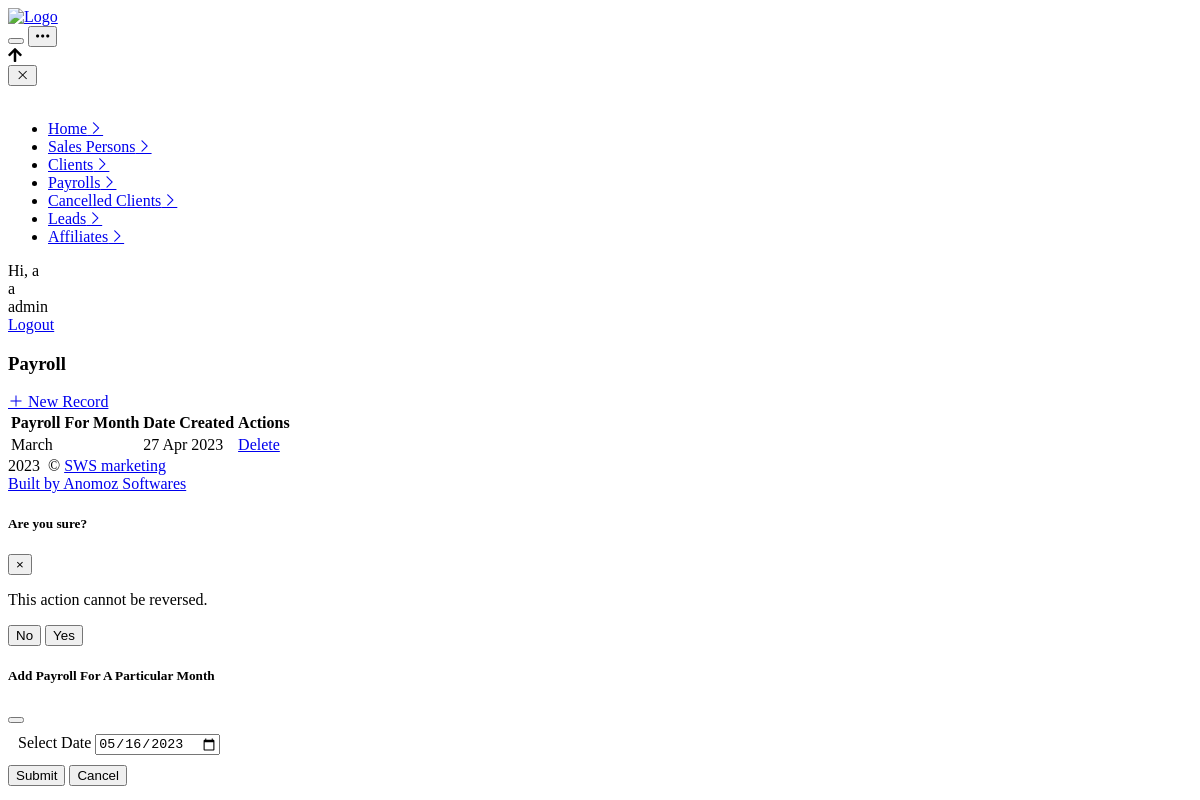
Screenshot of /crm/payrolls.php (signed in) with the database file from the repository.
### tables this page shows
CREATE TABLE `tushantMarketing_admins` (
  `id` varchar(256) NOT NULL,
  `name` varchar(256) DEFAULT '',
  `email` varchar(256) DEFAULT '',
  `password` varchar(256) DEFAULT '',
  `timeAdded` varchar(256) DEFAULT ''
);

CREATE TABLE `tushantMarketing_payrolls` (
  `id` varchar(256) NOT NULL,
  `forMonth` varchar(256) DEFAULT '',
  `timeAdded` varchar(256) DEFAULT '',
  `forMonthTimeStamp` varchar(256) DEFAULT 'None'
);

### crm/global.php (called while the page is built, shortened)
<?php
include_once("database.php");
$g_body_class = "";
if (isset($_SESSION['email']) && isset($_SESSION['password'])){
    $session_password = $_SESSION['password'];
    $session_email =  $_SESSION['email'];
    $query = "SELECT *  FROM tushantMarketing_admins WHERE email='$session_email' AND password='$session_password'";
    $result = $con->query($query);
    if ($result->num_rows > 0){
        while($row = $result->fetch_assoc()){
            $logged=1;
            $session_name = $row['name'];
        }
    }
    else
        $logged=0;
}
else
    $logged=0;
function runQuery($query){
    global $con;
    $result=$con->query($query);
}
function getAll($con,$sql){
    runQuery($sql);
    $result = $con->query($sql);
    $list = array();
    while ($row = mysqli_fetch_assoc($result)){
        $list[] = $row;
    }
    return $list;
}
?>

### crm/payrolls.php (the view, shortened to what this page needs)
<?require("./global.php");
?>
<!DOCTYPE html>
<html lang="en">
	<head>
	    <?require("./includes/views/head.php")?>
	</head>
    <body class="<?echo $g_body_class?>" onload="">
        <?require("./includes/views/header.php")?>
        <div class="kt-grid kt-grid--hor kt-grid--root">
			<div class="kt-grid__item kt-grid__item--fluid kt-grid kt-grid--ver kt-page">
				<div class="kt-grid__item kt-grid__item--fluid kt-grid kt-grid--hor kt-wrapper" id="kt_wrapper">
                    <?require("./includes/views/topmenu.php")?>
                    <div class="kt-body kt-grid__item kt-grid__item--fluid kt-grid kt-grid--hor kt-grid--stretch" id="kt_body">
						<div class="kt-content  kt-grid__item kt-grid__item--fluid kt-grid kt-grid--hor" id="kt_content">
                            <div class="kt-container  kt-grid__item kt-grid__item--fluid">
    			                <div class="kt-portlet kt-portlet--mobile">
                						<div class="kt-portlet__head kt-portlet__head--lg">
                							<div class="kt-portlet__head-label">
                								<h3 class="kt-portlet__head-title">
                								    Payroll
                								</h3>
                							</div>
                							<div class="kt-portlet__head-toolbar">
                								<div class="kt-portlet__head-wrapper">
                									<div class="kt-portlet__head-actions">
                									    <a href="#" data-toggle="modal" data-target="#add_payroll" class="btn btn-brand btn-elevate btn-icon-sm ml-2">
                											<i class="la la-plus"></i>
                											New Record
                										</a>
        										    </div>
                								</div>
                							</div>
                						</div>
                						<div class="kt-portlet__body">
                						    <table class="table table-striped- table-bordered table-hover table-checkable add-search" >
                                                <thead>
                                                    <tr>
                                                       <th>Payroll For Month</th>
                                                       <th>Date Created</th>
                                                       <th>Actions</th>
                                                    </tr>
                                                </thead>
                                                <tbody>
                                                    <?$payrolls=getAll($con,"select * from tushantMarketing_payrolls order by timeAdded desc");
                                                    foreach($payrolls as $row){?>
                                                        <tr>
                                                            <td><?echo $row['forMonth'];?></td>
                                                            <td><?echo date("d M Y",$row['timeAdded'])?></td>
                                                            <td>
                                                                <a href="#" class="btn btn-danger" data-toggle="modal" data-target="#delete_record" data-url="?delete-payroll=<?echo $row['id']?>">Delete</a>
                                                            </td>
                                                        </tr>
                                                    <?}?>
                                                </tbody>
                                            </table>
                                        </div>
                					</div>
							</div>
                        </div>
					</div>
					<?require("./includes/views/footer.php")?>
                </div>
			</div>
		</div>
        <?require("./includes/views/footerjs.php")?>
	</body>
<div class="modal fade" id="add_payroll" tabindex="-1" role="dialog" aria-labelledby="exampleModalLabel" aria-hidden="true">
    	<div class="modal-dialog" role="document" style="max-width: 40%;">
    		<div class="modal-content">
    			<div class="modal-header">
    				<h5 class="modal-title" id="modelTitle">Add Payroll For A Particular Month</h5>
    				<button type="button" class="close" data-dismiss="modal" aria-label="Close">
    				</button>
    			</div>
    			<div class="modal-body">
    				<form class="kt-form" action="" method="Post" enctype="multipart/form-data">
    					<div class="kt-portlet__body">
    					    <div style="padding:10px;">
                                <div class="form-group">
                                    <label>Select Date</label>
                                    <?
                                    $timestamp = strtotime("-1 month");
                                    $timestamp_of_previous_month = strtotime(date("Y-m-d", $timestamp));
                                    ?>
                                    <input type="date" name="forMonth" class="form-control"  value="<?echo date("Y-m-d",$timestamp_of_previous_month);?>" >
                                </div>
                            </div>
        				</div>
    					<div class="kt-portlet__foot text-center">
    						<div class="kt-form__actions">
    							<input type="submit" name="addPayroll" value="Submit" class="btn btn-primary">
    							<button type="button" class="btn btn-secondary" data-dismiss="modal">Cancel</button>
    						</div>
    					</div>
    				</form>
    			</div>
    		</div>
    	</div>
    </div>
</html>

### crm/includes/views/topmenu.php (shortened to what this page needs)
<?$filenameLink = basename($_SERVER['PHP_SELF']);?>
<div id="kt_header" class="kt-header  kt-header--fixed " data-ktheader-minimize="on">
	<div class="kt-container  kt-container--fluid ">
		<button class="kt-header-menu-wrapper-close" id="kt_header_menu_mobile_close_btn"><i class="la la-close"></i></button>
		<div class="kt-header-menu-wrapper kt-grid__item kt-grid__item--fluid" id="kt_header_menu_wrapper">
		    <div id="kt_header_menu" class="kt-header-menu kt-header-menu-mobile ">
			    <div class="col-3 mx-auto my-auto" >
					<div class="" style="width: 200px;">
					</div>
				</div>
				<ul class="kt-menu__nav">
				    <?if($logged==1){?>
					    <li class="kt-menu__item <?if($filenameLink=='home.php'){echo 'kt-menu__item--here';}?>" data-ktmenu-submenu-toggle="click" aria-haspopup="true">
                            <a href="home.php" class="kt-menu__link"><span class="kt-menu__link-text">Home</span><i class="kt-menu__ver-arrow la la-angle-right"></i></a>
                        </li>
                        <li class="kt-menu__item <?if($filenameLink=='salesPersons.php'){echo 'kt-menu__item--here';}?>" data-ktmenu-submenu-toggle="click" aria-haspopup="true">
                            <a href="salesPersons.php" class="kt-menu__link"><span class="kt-menu__link-text" style="white-space: pre;">Sales Persons</span><i class="kt-menu__ver-arrow la la-angle-right"></i></a>
                        </li>
                        <li class="kt-menu__item <?if($filenameLink=='clients.php'){echo 'kt-menu__item--here';}?>" data-ktmenu-submenu-toggle="click" aria-haspopup="true">
                            <a href="clients.php" class="kt-menu__link"><span class="kt-menu__link-text">Clients</span><i class="kt-menu__ver-arrow la la-angle-right"></i></a>
                        </li>
                        <li class="kt-menu__item <?if($filenameLink=='payrolls.php'){echo 'kt-menu__item--here';}?>" data-ktmenu-submenu-toggle="click" aria-haspopup="true">
                            <a href="payrolls.php" class="kt-menu__link"><span class="kt-menu__link-text">Payrolls</span><i class="kt-menu__ver-arrow la la-angle-right"></i></a>
                        </li>
                        <li class="kt-menu__item <?if($filenameLink=='cancelledClients.php'){echo 'kt-menu__item--here';}?>" data-ktmenu-submenu-toggle="click" aria-haspopup="true">
                            <a href="cancelledClients.php" class="kt-menu__link"><span class="kt-menu__link-text" style="white-space: pre;">Cancelled Clients</span><i class="kt-menu__ver-arrow la la-angle-right"></i></a>
                        </li>
                        <li class="kt-menu__item <?if($filenameLink=='leads.php'){echo 'kt-menu__item--here';}?>" data-ktmenu-submenu-toggle="click" aria-haspopup="true">
                            <a href="leads.php" class="kt-menu__link"><span class="kt-menu__link-text">Leads</span><i class="kt-menu__ver-arrow la la-angle-right"></i></a>
                        </li>
                        <li class="kt-menu__item <?if($filenameLink=='affiliates.php'){echo 'kt-menu__item--here';}?>" data-ktmenu-submenu-toggle="click" aria-haspopup="true">
                            <a href="affiliates.php" class="kt-menu__link"><span class="kt-menu__link-text">Affiliates</span><i class="kt-menu__ver-arrow la la-angle-right"></i></a>
                        </li>
                    <?}else{?>
                        <li class="kt-menu__item <?if($filenameLink=='login.php'){echo 'kt-menu__item--here';}?>" data-ktmenu-submenu-toggle="click" aria-haspopup="true">
                            <a href="login.php" class="kt-menu__link"><span class="kt-menu__link-text">Login</span><i class="kt-menu__ver-arrow la la-angle-right"></i></a>
                        </li>
                    <?}?>
                </ul>
            </div>
		</div>
		<?if($logged==1){?>
		<div class="kt-header__topbar kt-grid__item">
            <div class="kt-header__topbar-item kt-header__topbar-item--user">
				<div class="kt-header__topbar-wrapper" data-toggle="dropdown" data-offset="10px,0px">
					<span class="kt-header__topbar-welcome kt-visible-desktop">Hi,</span>
					<span class="kt-badge kt-badge--username kt-badge--unified-success kt-badge--lg kt-badge--rounded kt-badge--bold"><?echo substr($session_name, 0, 1);?></span>
				</div>
				<div class="dropdown-menu dropdown-menu-fit dropdown-menu-right dropdown-menu-anim dropdown-menu-xl">
				<div class="kt-user-card kt-user-card--skin-light kt-notification-item-padding-x">
						<div class="kt-user-card__avatar">
						    <span class="kt-badge kt-badge--username kt-badge--unified-success kt-badge--lg kt-badge--rounded kt-badge--bold"><?echo substr($session_name, 0, 1);?></span>
						</div>
						<div class="kt-user-card__name">
							<?echo $session_name?>
						</div>
						<div class="kt-user-card__badge">
							<a href="?logout=1" class="btn btn-label-primary btn-sm btn-bold btn-font-md">Logout</a>
						</div>
					</div>
                </div>
			</div>
		</div>
		<?}?>
	</div>
</div>

### rows the page displays
tushantmarketing_admins: name "a", name "admin"
tushantmarketing_payrolls: forMonth "March", timeAdded "27 Apr 2023"

### other values shown
$g_projectTitle "SWS marketing"
